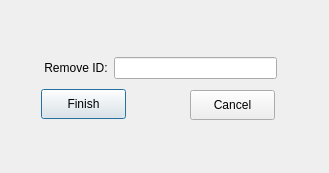
<?xml version="1.0" encoding="UTF-8"?>
<ui version="4.0">
 <class>RemoveDialog</class>
 <widget class="QDialog" name="RemoveDialog">
  <property name="geometry">
   <rect>
    <x>0</x>
    <y>0</y>
    <width>329</width>
    <height>173</height>
   </rect>
  </property>
  <property name="windowTitle">
   <string>Remove Stuff</string>
  </property>
  <widget class="QPushButton" name="Finish_pushButton">
   <property name="geometry">
    <rect>
     <x>41</x>
     <y>89</y>
     <width>85</width>
     <height>30</height>
    </rect>
   </property>
   <property name="text">
    <string>Finish</string>
   </property>
  </widget>
  <widget class="QPushButton" name="Cancel_pushButton">
   <property name="geometry">
    <rect>
     <x>190</x>
     <y>90</y>
     <width>85</width>
     <height>30</height>
    </rect>
   </property>
   <property name="text">
    <string>Cancel</string>
   </property>
  </widget>
  <widget class="QWidget" name="">
   <property name="geometry">
    <rect>
     <x>41</x>
     <y>51</y>
     <width>236</width>
     <height>34</height>
    </rect>
   </property>
   <layout class="QHBoxLayout" name="horizontalLayout">
    <item>
     <widget class="QLabel" name="label">
      <property name="text">
       <string> Remove ID:</string>
      </property>
     </widget>
    </item>
    <item>
     <widget class="QLineEdit" name="ID_lineEdit"/>
    </item>
   </layout>
  </widget>
 </widget>
 <resources/>
 <connections/>
</ui>
